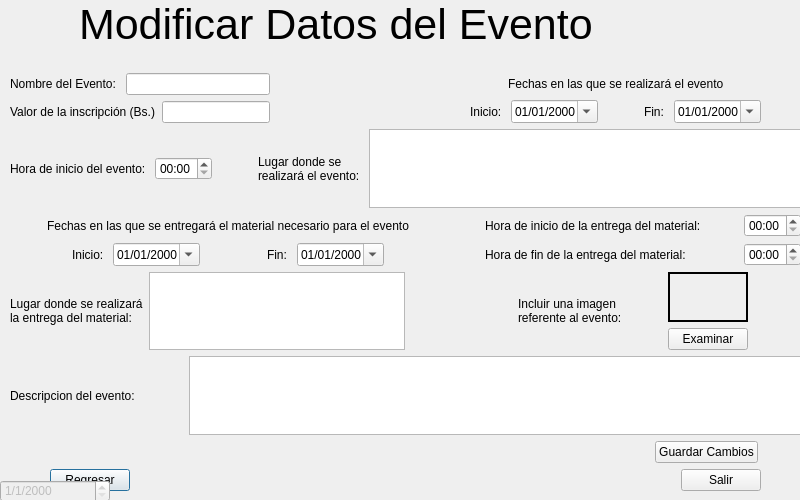
<?xml version="1.0" encoding="UTF-8"?>
<ui version="4.0">
 <class>ModEventWindow</class>
 <widget class="QDialog" name="ModEventWindow">
  <property name="geometry">
   <rect>
    <x>0</x>
    <y>0</y>
    <width>800</width>
    <height>500</height>
   </rect>
  </property>
  <property name="windowTitle">
   <string>Championship</string>
  </property>
  <widget class="QWidget" name="layoutWidget">
   <property name="geometry">
    <rect>
     <x>10</x>
     <y>0</y>
     <width>791</width>
     <height>491</height>
    </rect>
   </property>
   <layout class="QGridLayout" name="gridLayout_4">
    <item row="3" column="0" colspan="5">
     <layout class="QHBoxLayout" name="horizontalLayout_24">
      <item>
       <layout class="QVBoxLayout" name="verticalLayout_6">
        <item>
         <layout class="QHBoxLayout" name="horizontalLayout_25">
          <item>
           <spacer name="horizontalSpacer_27">
            <property name="orientation">
             <enum>Qt::Horizontal</enum>
            </property>
            <property name="sizeHint" stdset="0">
             <size>
              <width>40</width>
              <height>20</height>
             </size>
            </property>
           </spacer>
          </item>
          <item>
           <widget class="QPushButton" name="pbRegresar">
            <property name="enabled">
             <bool>true</bool>
            </property>
            <property name="text">
             <string>Regresar</string>
            </property>
           </widget>
          </item>
          <item>
           <spacer name="horizontalSpacer_28">
            <property name="orientation">
             <enum>Qt::Horizontal</enum>
            </property>
            <property name="sizeHint" stdset="0">
             <size>
              <width>40</width>
              <height>20</height>
             </size>
            </property>
           </spacer>
          </item>
         </layout>
        </item>
       </layout>
      </item>
      <item>
       <spacer name="horizontalSpacer_29">
        <property name="orientation">
         <enum>Qt::Horizontal</enum>
        </property>
        <property name="sizeHint" stdset="0">
         <size>
          <width>40</width>
          <height>20</height>
         </size>
        </property>
       </spacer>
      </item>
      <item>
       <spacer name="horizontalSpacer_30">
        <property name="orientation">
         <enum>Qt::Horizontal</enum>
        </property>
        <property name="sizeHint" stdset="0">
         <size>
          <width>40</width>
          <height>20</height>
         </size>
        </property>
       </spacer>
      </item>
      <item>
       <spacer name="horizontalSpacer_31">
        <property name="orientation">
         <enum>Qt::Horizontal</enum>
        </property>
        <property name="sizeHint" stdset="0">
         <size>
          <width>40</width>
          <height>20</height>
         </size>
        </property>
       </spacer>
      </item>
      <item>
       <layout class="QVBoxLayout" name="verticalLayout_7">
        <item>
         <layout class="QHBoxLayout" name="horizontalLayout_26">
          <item>
           <spacer name="horizontalSpacer_32">
            <property name="orientation">
             <enum>Qt::Horizontal</enum>
            </property>
            <property name="sizeHint" stdset="0">
             <size>
              <width>40</width>
              <height>20</height>
             </size>
            </property>
           </spacer>
          </item>
          <item>
           <widget class="QPushButton" name="pbSalir">
            <property name="text">
             <string>Salir</string>
            </property>
           </widget>
          </item>
          <item>
           <spacer name="horizontalSpacer_33">
            <property name="orientation">
             <enum>Qt::Horizontal</enum>
            </property>
            <property name="sizeHint" stdset="0">
             <size>
              <width>40</width>
              <height>20</height>
             </size>
            </property>
           </spacer>
          </item>
         </layout>
        </item>
       </layout>
      </item>
     </layout>
    </item>
    <item row="0" column="2">
     <spacer name="horizontalSpacer_34">
      <property name="orientation">
       <enum>Qt::Horizontal</enum>
      </property>
      <property name="sizeHint" stdset="0">
       <size>
        <width>40</width>
        <height>20</height>
       </size>
      </property>
     </spacer>
    </item>
    <item row="2" column="0" colspan="5">
     <layout class="QVBoxLayout" name="verticalLayout_8">
      <item>
       <layout class="QGridLayout" name="gridLayout_5">
        <item row="0" column="0">
         <layout class="QHBoxLayout" name="horizontalLayout_27">
          <item>
           <widget class="QLabel" name="nombreEventotl_2">
            <property name="text">
             <string>Nombre del Evento: </string>
            </property>
           </widget>
          </item>
          <item>
           <widget class="QLineEdit" name="leEventName"/>
          </item>
         </layout>
        </item>
        <item row="0" column="1">
         <spacer name="horizontalSpacer_35">
          <property name="orientation">
           <enum>Qt::Horizontal</enum>
          </property>
          <property name="sizeHint" stdset="0">
           <size>
            <width>40</width>
            <height>20</height>
           </size>
          </property>
         </spacer>
        </item>
        <item row="0" column="2" rowspan="2">
         <layout class="QVBoxLayout" name="verticalLayout_9">
          <item>
           <layout class="QHBoxLayout" name="horizontalLayout_28">
            <item>
             <spacer name="horizontalSpacer_4">
              <property name="orientation">
               <enum>Qt::Horizontal</enum>
              </property>
              <property name="sizeHint" stdset="0">
               <size>
                <width>40</width>
                <height>20</height>
               </size>
              </property>
             </spacer>
            </item>
            <item>
             <widget class="QLabel" name="label_5">
              <property name="text">
               <string>Fechas en las que se realizará el evento</string>
              </property>
             </widget>
            </item>
            <item>
             <spacer name="horizontalSpacer_3">
              <property name="orientation">
               <enum>Qt::Horizontal</enum>
              </property>
              <property name="sizeHint" stdset="0">
               <size>
                <width>40</width>
                <height>20</height>
               </size>
              </property>
             </spacer>
            </item>
           </layout>
          </item>
          <item>
           <layout class="QHBoxLayout" name="horizontalLayout_29">
            <item>
             <spacer name="horizontalSpacer_36">
              <property name="orientation">
               <enum>Qt::Horizontal</enum>
              </property>
              <property name="sizeHint" stdset="0">
               <size>
                <width>40</width>
                <height>20</height>
               </size>
              </property>
             </spacer>
            </item>
            <item>
             <widget class="QLabel" name="label_13">
              <property name="text">
               <string>Inicio: </string>
              </property>
             </widget>
            </item>
            <item>
             <widget class="QDateEdit" name="deDateBegEv">
              <property name="displayFormat">
               <string>dd/MM/yyyy</string>
              </property>
              <property name="calendarPopup">
               <bool>true</bool>
              </property>
             </widget>
            </item>
            <item>
             <spacer name="horizontalSpacer_37">
              <property name="orientation">
               <enum>Qt::Horizontal</enum>
              </property>
              <property name="sizeHint" stdset="0">
               <size>
                <width>40</width>
                <height>20</height>
               </size>
              </property>
             </spacer>
            </item>
            <item>
             <widget class="QLabel" name="label_14">
              <property name="text">
               <string>Fin: </string>
              </property>
             </widget>
            </item>
            <item>
             <widget class="QDateEdit" name="deDateFinEv">
              <property name="displayFormat">
               <string>dd/MM/yyyy</string>
              </property>
              <property name="calendarPopup">
               <bool>true</bool>
              </property>
             </widget>
            </item>
            <item>
             <spacer name="horizontalSpacer_38">
              <property name="orientation">
               <enum>Qt::Horizontal</enum>
              </property>
              <property name="sizeHint" stdset="0">
               <size>
                <width>40</width>
                <height>20</height>
               </size>
              </property>
             </spacer>
            </item>
           </layout>
          </item>
         </layout>
        </item>
        <item row="1" column="0">
         <layout class="QHBoxLayout" name="horizontalLayout_30">
          <item>
           <widget class="QLabel" name="valorinscripciontl_2">
            <property name="text">
             <string>Valor de la inscripción (Bs.)</string>
            </property>
           </widget>
          </item>
          <item>
           <widget class="QLineEdit" name="leInscripValue"/>
          </item>
         </layout>
        </item>
        <item row="1" column="1">
         <spacer name="horizontalSpacer_39">
          <property name="orientation">
           <enum>Qt::Horizontal</enum>
          </property>
          <property name="sizeHint" stdset="0">
           <size>
            <width>40</width>
            <height>20</height>
           </size>
          </property>
         </spacer>
        </item>
       </layout>
      </item>
      <item>
       <spacer name="verticalSpacer_12">
        <property name="orientation">
         <enum>Qt::Vertical</enum>
        </property>
        <property name="sizeHint" stdset="0">
         <size>
          <width>20</width>
          <height>17</height>
         </size>
        </property>
       </spacer>
      </item>
      <item>
       <layout class="QHBoxLayout" name="horizontalLayout_31">
        <item>
         <layout class="QHBoxLayout" name="horizontalLayout_32">
          <item>
           <widget class="QLabel" name="horaeventotl_2">
            <property name="text">
             <string>Hora de inicio del evento: </string>
            </property>
           </widget>
          </item>
          <item>
           <widget class="QTimeEdit" name="teEventHour">
            <property name="displayFormat">
             <string>hh:mm</string>
            </property>
            <property name="calendarPopup">
             <bool>false</bool>
            </property>
            <property name="time">
             <time>
              <hour>0</hour>
              <minute>0</minute>
              <second>0</second>
             </time>
            </property>
           </widget>
          </item>
         </layout>
        </item>
        <item>
         <spacer name="horizontalSpacer_40">
          <property name="orientation">
           <enum>Qt::Horizontal</enum>
          </property>
          <property name="sizeType">
           <enum>QSizePolicy::Minimum</enum>
          </property>
          <property name="sizeHint" stdset="0">
           <size>
            <width>40</width>
            <height>20</height>
           </size>
          </property>
         </spacer>
        </item>
        <item>
         <layout class="QHBoxLayout" name="horizontalLayout_33">
          <item>
           <widget class="QLabel" name="lugareventotl_2">
            <property name="text">
             <string>Lugar donde se
realizará el evento: </string>
            </property>
           </widget>
          </item>
          <item>
           <widget class="QTextEdit" name="txeEventPlace"/>
          </item>
         </layout>
        </item>
       </layout>
      </item>
      <item>
       <spacer name="verticalSpacer_13">
        <property name="orientation">
         <enum>Qt::Vertical</enum>
        </property>
        <property name="sizeHint" stdset="0">
         <size>
          <width>20</width>
          <height>18</height>
         </size>
        </property>
       </spacer>
      </item>
      <item>
       <layout class="QGridLayout" name="gridLayout_6">
        <item row="0" column="0" rowspan="2">
         <layout class="QVBoxLayout" name="verticalLayout_10">
          <item>
           <layout class="QHBoxLayout" name="horizontalLayout_34">
            <item>
             <spacer name="horizontalSpacer_5">
              <property name="orientation">
               <enum>Qt::Horizontal</enum>
              </property>
              <property name="sizeHint" stdset="0">
               <size>
                <width>40</width>
                <height>20</height>
               </size>
              </property>
             </spacer>
            </item>
            <item>
             <widget class="QLabel" name="label_6">
              <property name="text">
               <string>Fechas en las que se entregará el material necesario para el evento</string>
              </property>
             </widget>
            </item>
            <item>
             <spacer name="horizontalSpacer_6">
              <property name="orientation">
               <enum>Qt::Horizontal</enum>
              </property>
              <property name="sizeHint" stdset="0">
               <size>
                <width>40</width>
                <height>20</height>
               </size>
              </property>
             </spacer>
            </item>
           </layout>
          </item>
          <item>
           <layout class="QHBoxLayout" name="horizontalLayout_35">
            <item>
             <spacer name="horizontalSpacer_41">
              <property name="orientation">
               <enum>Qt::Horizontal</enum>
              </property>
              <property name="sizeHint" stdset="0">
               <size>
                <width>40</width>
                <height>20</height>
               </size>
              </property>
             </spacer>
            </item>
            <item>
             <widget class="QLabel" name="label_15">
              <property name="text">
               <string>Inicio: </string>
              </property>
             </widget>
            </item>
            <item>
             <widget class="QDateEdit" name="deDateBegMate">
              <property name="displayFormat">
               <string>dd/MM/yyyy</string>
              </property>
              <property name="calendarPopup">
               <bool>true</bool>
              </property>
             </widget>
            </item>
            <item>
             <spacer name="horizontalSpacer_42">
              <property name="orientation">
               <enum>Qt::Horizontal</enum>
              </property>
              <property name="sizeHint" stdset="0">
               <size>
                <width>40</width>
                <height>20</height>
               </size>
              </property>
             </spacer>
            </item>
            <item>
             <widget class="QLabel" name="label_16">
              <property name="text">
               <string>Fin: </string>
              </property>
             </widget>
            </item>
            <item>
             <widget class="QDateEdit" name="deDateFinMate">
              <property name="displayFormat">
               <string>dd/MM/yyyy</string>
              </property>
              <property name="calendarPopup">
               <bool>true</bool>
              </property>
             </widget>
            </item>
            <item>
             <spacer name="horizontalSpacer_43">
              <property name="orientation">
               <enum>Qt::Horizontal</enum>
              </property>
              <property name="sizeHint" stdset="0">
               <size>
                <width>40</width>
                <height>20</height>
               </size>
              </property>
             </spacer>
            </item>
           </layout>
          </item>
         </layout>
        </item>
        <item row="0" column="1">
         <spacer name="horizontalSpacer_44">
          <property name="orientation">
           <enum>Qt::Horizontal</enum>
          </property>
          <property name="sizeHint" stdset="0">
           <size>
            <width>40</width>
            <height>20</height>
           </size>
          </property>
         </spacer>
        </item>
        <item row="0" column="2">
         <layout class="QHBoxLayout" name="horizontalLayout_36">
          <item>
           <widget class="QLabel" name="horainimaterialtl_2">
            <property name="text">
             <string>Hora de inicio de la entrega del material: </string>
            </property>
           </widget>
          </item>
          <item>
           <spacer name="horizontalSpacer_2">
            <property name="orientation">
             <enum>Qt::Horizontal</enum>
            </property>
            <property name="sizeHint" stdset="0">
             <size>
              <width>40</width>
              <height>20</height>
             </size>
            </property>
           </spacer>
          </item>
          <item>
           <widget class="QTimeEdit" name="teHourBegMate">
            <property name="displayFormat">
             <string>hh:mm</string>
            </property>
           </widget>
          </item>
         </layout>
        </item>
        <item row="1" column="1">
         <spacer name="horizontalSpacer_45">
          <property name="orientation">
           <enum>Qt::Horizontal</enum>
          </property>
          <property name="sizeHint" stdset="0">
           <size>
            <width>40</width>
            <height>20</height>
           </size>
          </property>
         </spacer>
        </item>
        <item row="1" column="2">
         <layout class="QHBoxLayout" name="horizontalLayout_37">
          <item>
           <widget class="QLabel" name="horafinmaterialtl_2">
            <property name="text">
             <string>Hora de fin de la entrega del material: </string>
            </property>
           </widget>
          </item>
          <item>
           <spacer name="horizontalSpacer">
            <property name="orientation">
             <enum>Qt::Horizontal</enum>
            </property>
            <property name="sizeHint" stdset="0">
             <size>
              <width>40</width>
              <height>20</height>
             </size>
            </property>
           </spacer>
          </item>
          <item>
           <widget class="QTimeEdit" name="teHourFinMate">
            <property name="displayFormat">
             <string>hh:mm</string>
            </property>
           </widget>
          </item>
         </layout>
        </item>
       </layout>
      </item>
      <item>
       <spacer name="verticalSpacer_14">
        <property name="orientation">
         <enum>Qt::Vertical</enum>
        </property>
        <property name="sizeHint" stdset="0">
         <size>
          <width>17</width>
          <height>5</height>
         </size>
        </property>
       </spacer>
      </item>
      <item>
       <layout class="QHBoxLayout" name="horizontalLayout_38">
        <item>
         <layout class="QHBoxLayout" name="horizontalLayout_39">
          <item>
           <widget class="QLabel" name="lugarmaterialtl_2">
            <property name="text">
             <string>Lugar donde se realizará
la entrega del material: </string>
            </property>
           </widget>
          </item>
          <item>
           <widget class="QTextEdit" name="txeMatePlace"/>
          </item>
         </layout>
        </item>
        <item>
         <spacer name="horizontalSpacer_46">
          <property name="orientation">
           <enum>Qt::Horizontal</enum>
          </property>
          <property name="sizeHint" stdset="0">
           <size>
            <width>40</width>
            <height>20</height>
           </size>
          </property>
         </spacer>
        </item>
        <item>
         <layout class="QHBoxLayout" name="horizontalLayout_40">
          <item>
           <widget class="QLabel" name="label_7">
            <property name="text">
             <string>Incluir una imagen
referente al evento:</string>
            </property>
           </widget>
          </item>
          <item>
           <spacer name="horizontalSpacer_47">
            <property name="orientation">
             <enum>Qt::Horizontal</enum>
            </property>
            <property name="sizeHint" stdset="0">
             <size>
              <width>40</width>
              <height>20</height>
             </size>
            </property>
           </spacer>
          </item>
          <item>
           <layout class="QGridLayout" name="gridLayout">
            <item row="1" column="0">
             <widget class="QLabel" name="lPicture">
              <property name="enabled">
               <bool>true</bool>
              </property>
              <property name="mouseTracking">
               <bool>false</bool>
              </property>
              <property name="frameShape">
               <enum>QFrame::WinPanel</enum>
              </property>
              <property name="frameShadow">
               <enum>QFrame::Plain</enum>
              </property>
              <property name="text">
               <string/>
              </property>
              <property name="scaledContents">
               <bool>true</bool>
              </property>
             </widget>
            </item>
            <item row="2" column="0">
             <widget class="QPushButton" name="pbExaminar">
              <property name="text">
               <string>Examinar</string>
              </property>
             </widget>
            </item>
           </layout>
          </item>
          <item>
           <spacer name="horizontalSpacer_48">
            <property name="orientation">
             <enum>Qt::Horizontal</enum>
            </property>
            <property name="sizeHint" stdset="0">
             <size>
              <width>40</width>
              <height>20</height>
             </size>
            </property>
           </spacer>
          </item>
          <item>
           <widget class="QLabel" name="lePicture">
            <property name="text">
             <string/>
            </property>
           </widget>
          </item>
         </layout>
        </item>
       </layout>
      </item>
      <item>
       <spacer name="verticalSpacer_15">
        <property name="orientation">
         <enum>Qt::Vertical</enum>
        </property>
        <property name="sizeHint" stdset="0">
         <size>
          <width>20</width>
          <height>5</height>
         </size>
        </property>
       </spacer>
      </item>
      <item>
       <layout class="QHBoxLayout" name="horizontalLayout_41">
        <item>
         <widget class="QLabel" name="descripciontl_2">
          <property name="text">
           <string>Descripcion del evento:</string>
          </property>
         </widget>
        </item>
        <item>
         <spacer name="horizontalSpacer_49">
          <property name="orientation">
           <enum>Qt::Horizontal</enum>
          </property>
          <property name="sizeType">
           <enum>QSizePolicy::Minimum</enum>
          </property>
          <property name="sizeHint" stdset="0">
           <size>
            <width>48</width>
            <height>17</height>
           </size>
          </property>
         </spacer>
        </item>
        <item>
         <widget class="QTextEdit" name="txeDescription"/>
        </item>
       </layout>
      </item>
      <item>
       <spacer name="verticalSpacer">
        <property name="orientation">
         <enum>Qt::Vertical</enum>
        </property>
        <property name="sizeHint" stdset="0">
         <size>
          <width>20</width>
          <height>10</height>
         </size>
        </property>
       </spacer>
      </item>
      <item>
       <layout class="QHBoxLayout" name="horizontalLayout_42">
        <item>
         <spacer name="horizontalSpacer_7">
          <property name="orientation">
           <enum>Qt::Horizontal</enum>
          </property>
          <property name="sizeHint" stdset="0">
           <size>
            <width>40</width>
            <height>20</height>
           </size>
          </property>
         </spacer>
        </item>
        <item>
         <spacer name="horizontalSpacer_53">
          <property name="orientation">
           <enum>Qt::Horizontal</enum>
          </property>
          <property name="sizeHint" stdset="0">
           <size>
            <width>40</width>
            <height>20</height>
           </size>
          </property>
         </spacer>
        </item>
        <item>
         <spacer name="horizontalSpacer_8">
          <property name="orientation">
           <enum>Qt::Horizontal</enum>
          </property>
          <property name="sizeHint" stdset="0">
           <size>
            <width>40</width>
            <height>20</height>
           </size>
          </property>
         </spacer>
        </item>
        <item>
         <spacer name="horizontalSpacer_11">
          <property name="orientation">
           <enum>Qt::Horizontal</enum>
          </property>
          <property name="sizeHint" stdset="0">
           <size>
            <width>40</width>
            <height>20</height>
           </size>
          </property>
         </spacer>
        </item>
        <item>
         <spacer name="horizontalSpacer_14">
          <property name="orientation">
           <enum>Qt::Horizontal</enum>
          </property>
          <property name="sizeHint" stdset="0">
           <size>
            <width>40</width>
            <height>20</height>
           </size>
          </property>
         </spacer>
        </item>
        <item>
         <spacer name="horizontalSpacer_13">
          <property name="orientation">
           <enum>Qt::Horizontal</enum>
          </property>
          <property name="sizeHint" stdset="0">
           <size>
            <width>40</width>
            <height>20</height>
           </size>
          </property>
         </spacer>
        </item>
        <item>
         <spacer name="horizontalSpacer_10">
          <property name="orientation">
           <enum>Qt::Horizontal</enum>
          </property>
          <property name="sizeHint" stdset="0">
           <size>
            <width>40</width>
            <height>20</height>
           </size>
          </property>
         </spacer>
        </item>
        <item>
         <spacer name="horizontalSpacer_12">
          <property name="orientation">
           <enum>Qt::Horizontal</enum>
          </property>
          <property name="sizeHint" stdset="0">
           <size>
            <width>40</width>
            <height>20</height>
           </size>
          </property>
         </spacer>
        </item>
        <item>
         <spacer name="horizontalSpacer_16">
          <property name="orientation">
           <enum>Qt::Horizontal</enum>
          </property>
          <property name="sizeHint" stdset="0">
           <size>
            <width>40</width>
            <height>20</height>
           </size>
          </property>
         </spacer>
        </item>
        <item>
         <spacer name="horizontalSpacer_19">
          <property name="orientation">
           <enum>Qt::Horizontal</enum>
          </property>
          <property name="sizeHint" stdset="0">
           <size>
            <width>40</width>
            <height>20</height>
           </size>
          </property>
         </spacer>
        </item>
        <item>
         <spacer name="horizontalSpacer_21">
          <property name="orientation">
           <enum>Qt::Horizontal</enum>
          </property>
          <property name="sizeHint" stdset="0">
           <size>
            <width>40</width>
            <height>20</height>
           </size>
          </property>
         </spacer>
        </item>
        <item>
         <spacer name="horizontalSpacer_20">
          <property name="orientation">
           <enum>Qt::Horizontal</enum>
          </property>
          <property name="sizeHint" stdset="0">
           <size>
            <width>40</width>
            <height>20</height>
           </size>
          </property>
         </spacer>
        </item>
        <item>
         <spacer name="horizontalSpacer_18">
          <property name="orientation">
           <enum>Qt::Horizontal</enum>
          </property>
          <property name="sizeHint" stdset="0">
           <size>
            <width>40</width>
            <height>20</height>
           </size>
          </property>
         </spacer>
        </item>
        <item>
         <spacer name="horizontalSpacer_17">
          <property name="orientation">
           <enum>Qt::Horizontal</enum>
          </property>
          <property name="sizeHint" stdset="0">
           <size>
            <width>40</width>
            <height>20</height>
           </size>
          </property>
         </spacer>
        </item>
        <item>
         <spacer name="horizontalSpacer_15">
          <property name="orientation">
           <enum>Qt::Horizontal</enum>
          </property>
          <property name="sizeHint" stdset="0">
           <size>
            <width>40</width>
            <height>20</height>
           </size>
          </property>
         </spacer>
        </item>
        <item>
         <widget class="QPushButton" name="pbGuardar">
          <property name="text">
           <string>Guardar Cambios</string>
          </property>
         </widget>
        </item>
        <item>
         <spacer name="horizontalSpacer_9">
          <property name="orientation">
           <enum>Qt::Horizontal</enum>
          </property>
          <property name="sizeHint" stdset="0">
           <size>
            <width>40</width>
            <height>20</height>
           </size>
          </property>
         </spacer>
        </item>
       </layout>
      </item>
      <item>
       <spacer name="verticalSpacer_16">
        <property name="orientation">
         <enum>Qt::Vertical</enum>
        </property>
        <property name="sizeHint" stdset="0">
         <size>
          <width>10</width>
          <height>10</height>
         </size>
        </property>
       </spacer>
      </item>
     </layout>
    </item>
    <item row="0" column="0">
     <spacer name="horizontalSpacer_50">
      <property name="orientation">
       <enum>Qt::Horizontal</enum>
      </property>
      <property name="sizeHint" stdset="0">
       <size>
        <width>40</width>
        <height>20</height>
       </size>
      </property>
     </spacer>
    </item>
    <item row="0" column="3">
     <spacer name="horizontalSpacer_51">
      <property name="orientation">
       <enum>Qt::Horizontal</enum>
      </property>
      <property name="sizeHint" stdset="0">
       <size>
        <width>40</width>
        <height>20</height>
       </size>
      </property>
     </spacer>
    </item>
    <item row="0" column="4">
     <spacer name="horizontalSpacer_52">
      <property name="orientation">
       <enum>Qt::Horizontal</enum>
      </property>
      <property name="sizeHint" stdset="0">
       <size>
        <width>40</width>
        <height>20</height>
       </size>
      </property>
     </spacer>
    </item>
    <item row="0" column="1">
     <widget class="QLabel" name="label_8">
      <property name="font">
       <font>
        <pointsize>32</pointsize>
       </font>
      </property>
      <property name="text">
       <string>Modificar Datos del Evento</string>
      </property>
     </widget>
    </item>
    <item row="1" column="1">
     <spacer name="verticalSpacer_17">
      <property name="orientation">
       <enum>Qt::Vertical</enum>
      </property>
      <property name="sizeType">
       <enum>QSizePolicy::Minimum</enum>
      </property>
      <property name="sizeHint" stdset="0">
       <size>
        <width>20</width>
        <height>18</height>
       </size>
      </property>
     </spacer>
    </item>
   </layout>
  </widget>
  <widget class="QDateEdit" name="deCurrDate">
   <property name="enabled">
    <bool>false</bool>
   </property>
   <property name="geometry">
    <rect>
     <x>0</x>
     <y>480</y>
     <width>110</width>
     <height>22</height>
    </rect>
   </property>
   <property name="displayFormat">
    <string>d/M/yyyy</string>
   </property>
  </widget>
 </widget>
 <resources/>
 <connections>
  <connection>
   <sender>pbRegresar</sender>
   <signal>clicked()</signal>
   <receiver>ModEventWindow</receiver>
   <slot>close()</slot>
   <hints>
    <hint type="sourcelabel">
     <x>126</x>
     <y>469</y>
    </hint>
    <hint type="destinationlabel">
     <x>161</x>
     <y>449</y>
    </hint>
   </hints>
  </connection>
  <connection>
   <sender>pbSalir</sender>
   <signal>clicked()</signal>
   <receiver>ModEventWindow</receiver>
   <slot>close()</slot>
   <hints>
    <hint type="sourcelabel">
     <x>686</x>
     <y>469</y>
    </hint>
    <hint type="destinationlabel">
     <x>661</x>
     <y>452</y>
    </hint>
   </hints>
  </connection>
 </connections>
</ui>
